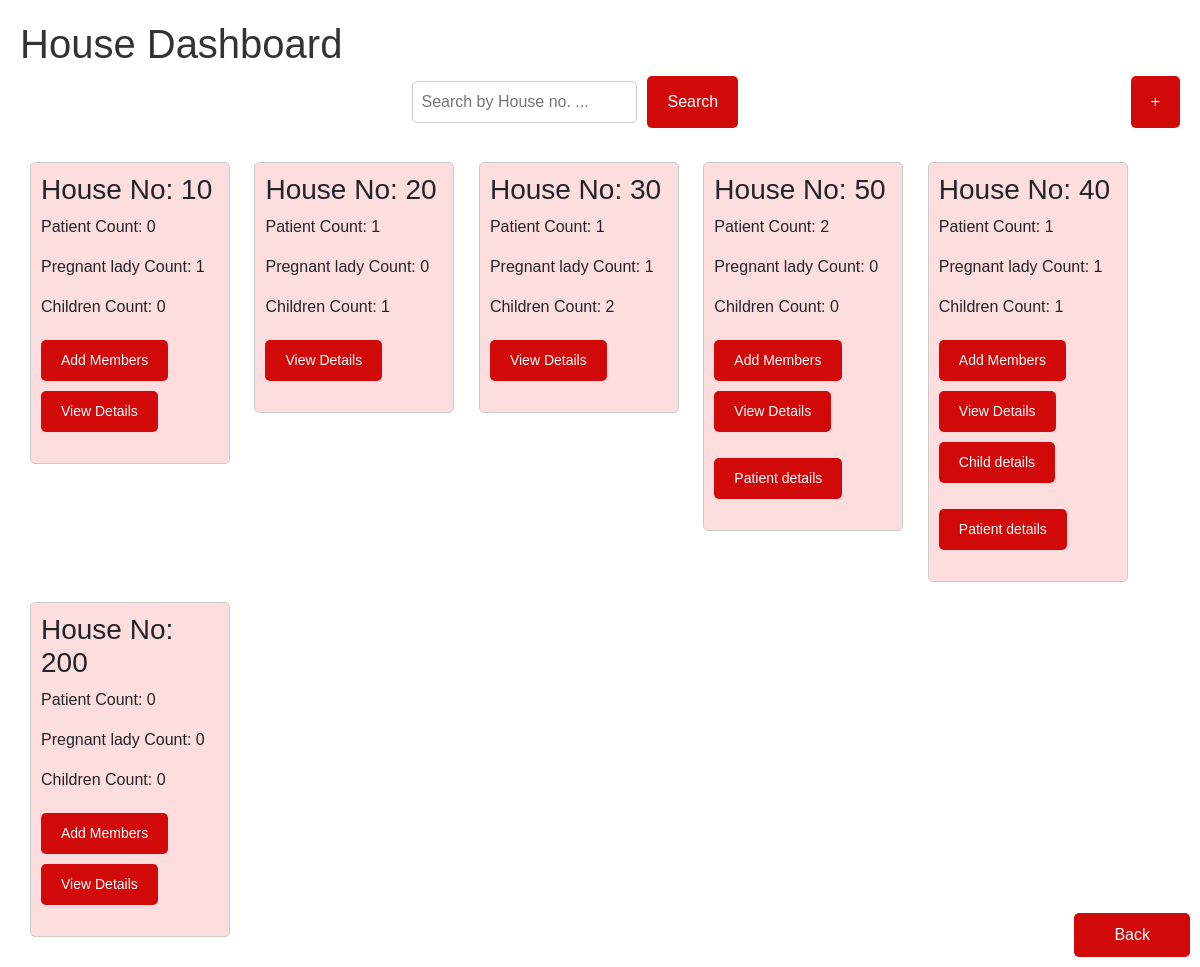
Screenshot of /house_hold (signed in) with the database file from the repository.
### ashaease/models.py (models this page shows)
class House(models.Model):
    user = models.ForeignKey(User, on_delete=models.CASCADE, related_name="houses")
    house_no = models.CharField(max_length=20)
    house_address = models.TextField()
    no_of_members = models.IntegerField(default=0)
    added_no_of_members = models.IntegerField(default=0)
    is_no_of_members_added = models.BooleanField(default=False)
    child_onboard = models.BooleanField(default=False)
    child_cound = models.IntegerField(default=0)
    added_child_cound = models.IntegerField(default=0)
    is_child_added = models.BooleanField(default=False)
    pregnant_onboard = models.BooleanField(default=False)
    pregnant_cound = models.IntegerField(default=0)
    added_pregnant_cound = models.IntegerField(default=0)
    is_pregnant_added = models.BooleanField(default=False)
    patients_onboard = models.BooleanField(default=False)
    patients_cound = models.IntegerField(default=0)
    added_patients_cound = models.IntegerField(default=0)
    is_patients_added = models.BooleanField(default=False)

### ashaease/views.py (the view, shortened to what this page needs)
# urls.py: path('house_hold', views.house_hold, name='house_hold'),
def house_hold(request):
    house = House.objects.filter(user=request.user)
    context = {
        'house' : house
    }
    return render(request, 'household.html', context)

### ashaease/templates/household.html (shortened to what this page needs)
<!DOCTYPE html>
<html lang="en">
<head>
    <link rel="stylesheet" href="https://stackpath.bootstrapcdn.com/bootstrap/5.3.0/css/bootstrap.min.css">
</head>
<body>
    <div class="dashboard">
        <h1>House Dashboard</h1>
        <div style="display: flex;">
            <form method="post" action="search_house_hold" style="display: flex; margin-right: auto; margin-left: auto;">
                <input type="text" id="searchInput" name="house_no" placeholder="Search by House no. ..." style="margin-right: 10px;">
                <button type="submit">Search</button>
            </form>
            <button id="addHouseButton" onclick="toggleAddHouseForm()">+</button>
        </div>
        <a href="home" style="margin-right: 10px;"><button class="btn" >Back</button></a>
        <div id="cardContainer">
            {% for i in house %}
            <div class="card">
                <h3>House No: {{ i.house_no }}</h3>
                <p>Patient Count: {{ i.patients_cound }}</p>
                <p>Pregnant lady Count: {{ i.pregnant_cound }}</p>
                <p>Children Count: {{ i.child_cound }}</p>
                {% if i.is_no_of_members_added == False %}
                <form method="post" action="add_member_request">
                    <button type="submit" class="card-btn">Add Members</button>
                </form>
                {% endif %}
                <form method="post" action="house_details">
                    <button type="submit" class="card-btn">View Details</button>
                </form>
                <p>{% if i.is_child_added == False and i.child_cound != 0 %} <a href="children"><button type="submit" class="card-btn">Child details </button></a> {% endif %}</p>
                <p>{% if i.is_patients_added == False and i.patients_cound != 0 %} <a href="patient"><button type="submit" class="card-btn">Patient details </button></a> {% endif %}</p>
            </div>
            {% endfor %}
        </div>
    </div>
</body>
</html>

### ashaease/templates/household.html (style rules this page uses)
.dashboard { margin: 20px; font-family: Arial, sans-serif; }
h1 { color: #333; }
input[type="text"], textarea { width: calc(100% - 20px); padding: 8px; margin: 5px 0; border: 1px solid #ccc; border-radius: 5px; box-sizing: border-box; }
button { padding: 10px 20px; background-color: #d20909; color: #fff; border: none; border-radius: 5px; cursor: pointer; }
.dashboard { margin: 20px; }
.btn { position: absolute; bottom: 10px; right: 10px; padding: 10px 40px; background-color: #d20909; color: white; border: none; border-radius: 5px; cursor: pointer; }
.card { border: 1px solid #ccc; border-radius: 5px; padding: 10px; margin: 10px; width: 200px; display: inline-block; vertical-align: top; background-color: #fddddd;; }
.card-btn { display: inline-block; padding: 10px 20px; margin: 5px 0; font-size: 14px; color: white; background-color: #d20909; border: none; border-radius: 5px; cursor: pointer; text-align: center; text-decoration: none; }

### rows the page displays
House: house_no "10", patients_cound "0", pregnant_cound "1", child_cound "0"
House: house_no "20", patients_cound "1", pregnant_cound "0", child_cound "1"
House: house_no "30", patients_cound "1", pregnant_cound "1", child_cound "2"
House: house_no "50", patients_cound "2", pregnant_cound "0", child_cound "0", is_patients_added "Patient details"
House: house_no "40", patients_cound "1", pregnant_cound "1", child_cound "1", is_child_added "Child details", is_patients_added "Patient details"
House: house_no "200", patients_cound "0", pregnant_cound "0", child_cound "0"
